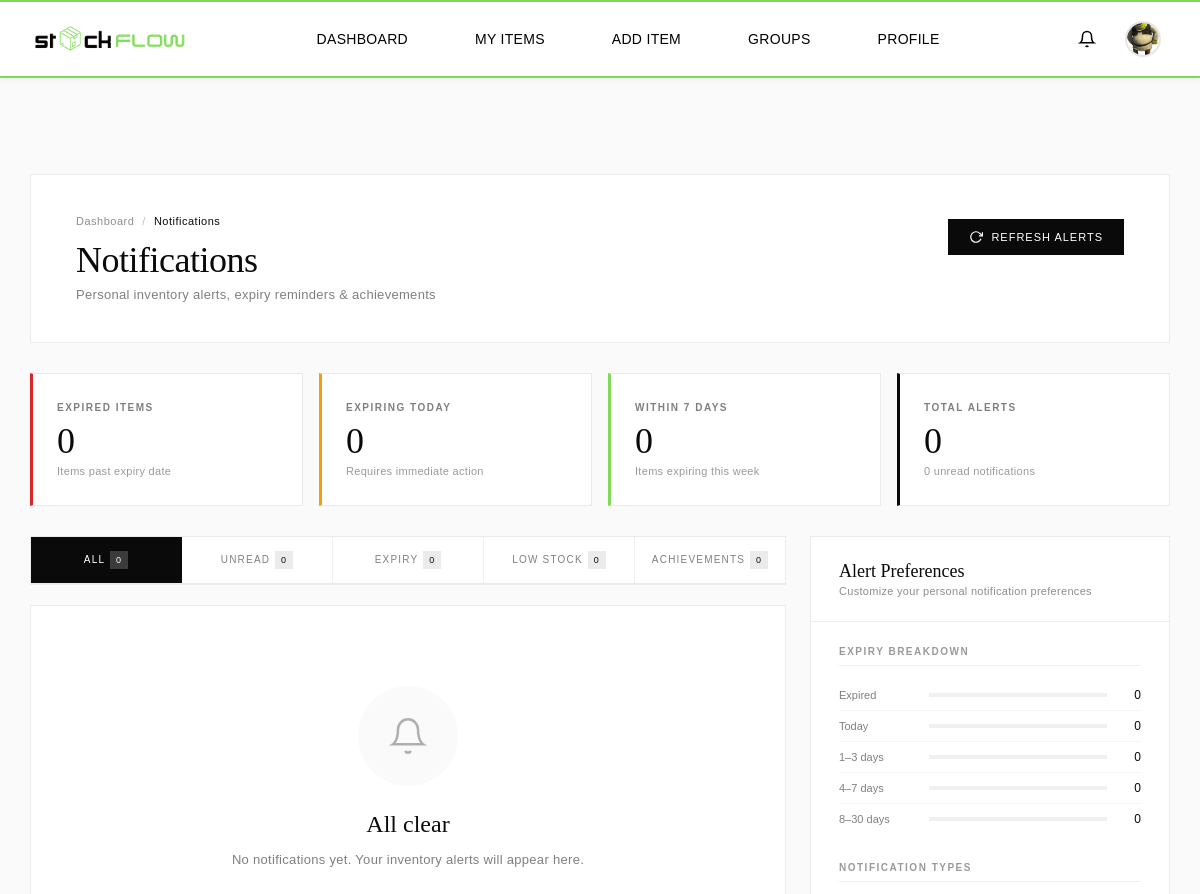
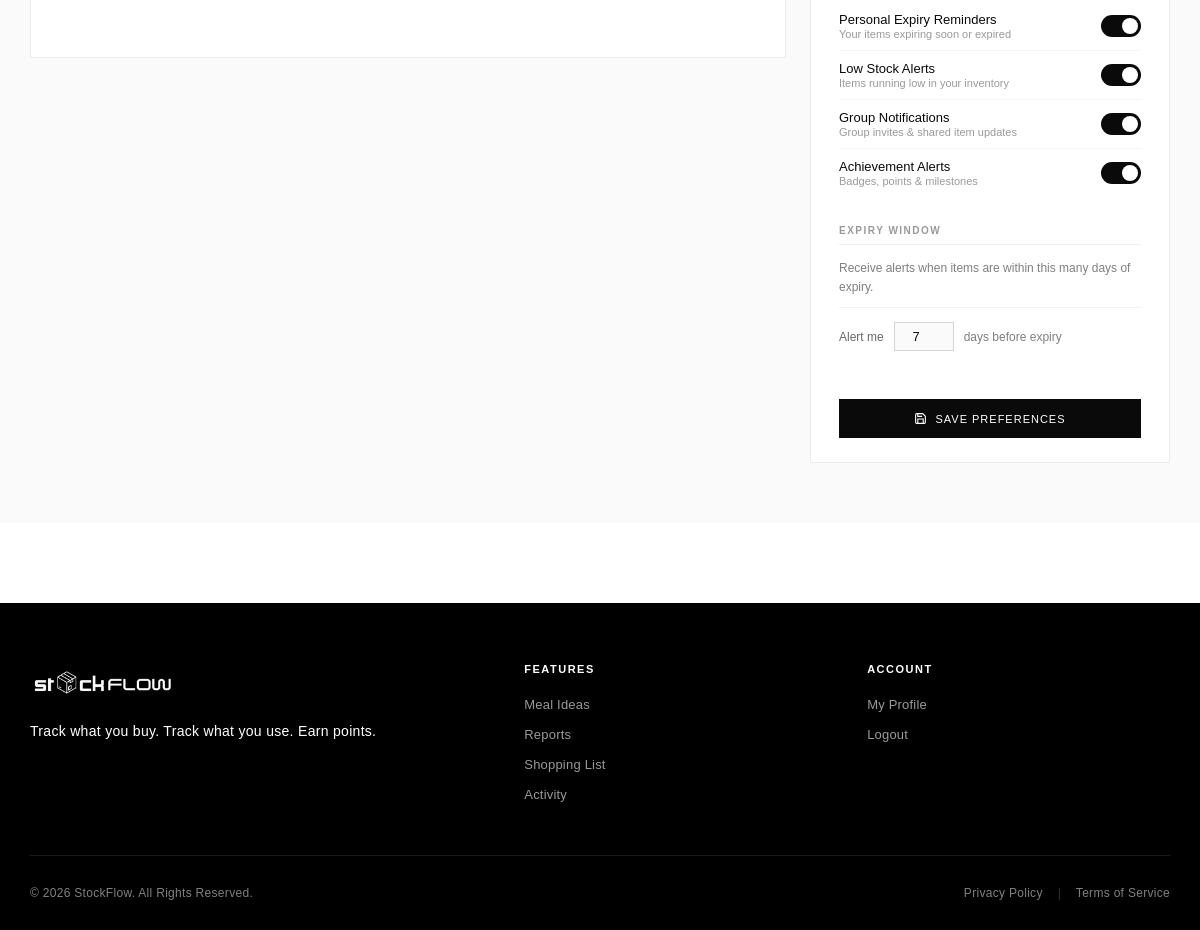
Page /user/notification_settings.php (signed in) on the committed database (2 pictures, top to bottom).
### tables this page shows
CREATE TABLE `users` (
  `user_id` int(11) NOT NULL,
  `full_name` varchar(255) NOT NULL,
  `email` varchar(255) NOT NULL,
  `password` varchar(1000) NOT NULL,
  `img_name` varchar(255) DEFAULT NULL,
  `is_active` tinyint(1) DEFAULT 1,
  `last_login` timestamp NULL DEFAULT NULL,
  `role` enum('customer','grocery_admin') DEFAULT 'customer',
  `store_id` int(11) DEFAULT NULL,
  `created_at` timestamp NOT NULL DEFAULT current_timestamp(),
  `updated_at` timestamp NOT NULL DEFAULT current_timestamp() ON UPDATE current_timestamp()
);

CREATE TABLE `notification_preferences` (
  `pref_id` int(11) NOT NULL,
  `user_id` int(11) NOT NULL,
  `expiry_enabled` tinyint(1) DEFAULT 1,
  `expiry_days_before` int(11) DEFAULT 7,
  `low_stock_enabled` tinyint(1) DEFAULT 1,
  `achievement_enabled` tinyint(1) DEFAULT 1,
  `system_enabled` tinyint(1) DEFAULT 1,
  `email_enabled` tinyint(1) DEFAULT 0,
  `updated_at` timestamp NOT NULL DEFAULT current_timestamp() ON UPDATE current_timestamp()
);

### user/notification_settings.php (the view, shortened to what the rows shown need)
<?php
require_once '../includes/config.php';
require_once '../includes/notifications_system.php';
$user_id = (int) $_SESSION['user_id'];
$conn = getDBConnection();
runNotificationChecks($conn, $user_id);
$prefs          = getNotificationPreferences($conn, $user_id);
?>
<?php require_once '../includes/header.php'; ?>
<div class="catalog-page">
<div class="catalog-container">
    <div class="page-header">
        <div class="header-content">
            <div class="header-info">
                <h1 class="page-title">Notifications</h1>
            </div>
        </div>
    </div>
    <div class="main-grid">
        <div>
            <div class="settings-panel">
                <div class="panel-body">
                    <form id="prefsForm">
                        <div class="settings-group">
                            <div class="days-input-row">
                                <label for="expiryDays">Alert me</label>
                                <input type="number" id="expiryDays" name="expiry_days_before"
                                       class="days-input"
                                       value="<?= (int) $prefs['expiry_days_before'] ?>"
                                       min="1" max="30">
                                <span class="days-unit">days before expiry</span>
                            </div>
                        </div>
                    </form>
                </div>
            </div>
        </div>
    </div>
</div>
</div>
<?php require_once '../includes/footer.php'; ?>

### includes/header.php (shortened to what the rows shown need)
<!DOCTYPE html>
<html lang="en">
<head>
    <link rel="stylesheet" href="<?php echo htmlspecialchars($baseUrl); ?>/css/style.css">
    <link rel="stylesheet" href="<?php echo htmlspecialchars($baseUrl); ?>/includes/style/components/header-extras.css">
</head>
<body>
<?php if (isLoggedIn()):
    $header_user_id = (int) $_SESSION['user_id'];
    $header_stmt = $conn->prepare("SELECT full_name, img_name, role FROM users WHERE user_id = ?");
    $header_stmt->bind_param("i", $header_user_id);
    $header_stmt->execute();
    $header_result = $header_stmt->get_result();
    $header_user = $header_result->fetch_assoc();
    $profile_pic = htmlspecialchars($baseUrl) . '/images/profile_pictures/' . htmlspecialchars($header_user['img_name']);
    $current_role = getCurrentUserRole();
?>
<header class="header-container">
    <div class="header-main">
        <a href="<?php echo htmlspecialchars($baseUrl); ?>/index.php" class="logo">
            <img src="<?php echo htmlspecialchars($baseUrl); ?>/assets/logo/logo1.png" alt="StockFlow" class="logo-img">
        </a>
        <nav class="nav-container" id="mobile-nav">
            <ul class="main-nav">
                <?php if ($current_role === 'grocery_admin'): ?>
                    <li><a href="<?php echo htmlspecialchars($baseUrl); ?>/grocery/grocery_dashboard.php" class="nav-link">Dashboard</a></li>
                    <li><a href="<?php echo htmlspecialchars($baseUrl); ?>/grocery/items/grocery_items.php" class="nav-link">Inventory</a></li>
                    <li><a href="<?php echo htmlspecialchars($baseUrl); ?>/grocery/purchase_orders/index.php" class="nav-link">Purchase Orders</a></li>
                    <li><a href="<?php echo htmlspecialchars($baseUrl); ?>/grocery/product_catalog/view_product_catalog.php" class="nav-link">Product Catalog</a></li>
                    <li><a href="<?php echo htmlspecialchars($baseUrl); ?>/grocery/suppliers/view_suppliers.php" class="nav-link">Suppliers</a></li>
                <?php else: ?>
                    <li><a href="<?php echo htmlspecialchars($baseUrl); ?>/user/dashboard.php" class="nav-link">Dashboard</a></li>
                    <li><a href="<?php echo htmlspecialchars($baseUrl); ?>/user/customer/item/my_items.php" class="nav-link">My Items</a></li>
                    <li><a href="<?php echo htmlspecialchars($baseUrl); ?>/user/customer/item/add_item.php" class="nav-link">Add Item</a></li>
                    <li><a href="<?php echo htmlspecialchars($baseUrl); ?>/user/customer/groups/my_groups.php" class="nav-link">Groups</a></li>
                    <li><a href="<?php echo htmlspecialchars($baseUrl); ?>/user/profile/profile.php" class="nav-link">Profile</a></li>
                <?php endif; ?>
            </ul>
        </nav>
        <div class="header-right-actions">
            <?php include __DIR__ . '/notification_bell.php'; ?>
            <div class="account-dropdown-wrapper">
                <button class="icon-btn account-dropdown-btn" aria-label="Account" type="button">
                    <img src="<?php echo $profile_pic; ?>"
                         alt="Profile"
                         class="account-profile-img"
                         onerror="this.src='<?php echo htmlspecialchars($baseUrl); ?>/user/images/profile_pictures/nopfp.jpg';">
                </button>
            </div>
        </div>
    </div>
</header>
<?php endif; ?>
</body>
</html>

### rows in the picture
users: img_name (picture)
notification_preferences: expiry_days_before "7"

### other values in the picture
$expiry_summary['expired'] "0"
$expiry_summary['today'] "0"
$expiry_summary['within_3'] + $expiry_summary['within_7'] "0"
count($notifications) "0"
$unread_count "0"
$tab['label'] "ALL"
$tab['count'] "0"
$tab['label'] "UNREAD"
$tab['label'] "EXPIRY"
$tab['label'] "LOW STOCK"
$tab['label'] "ACHIEVEMENTS"
$b['label'] "Expired"
$b['count'] "0"
$b['label'] "Today"
$b['label'] "1–3 days"
